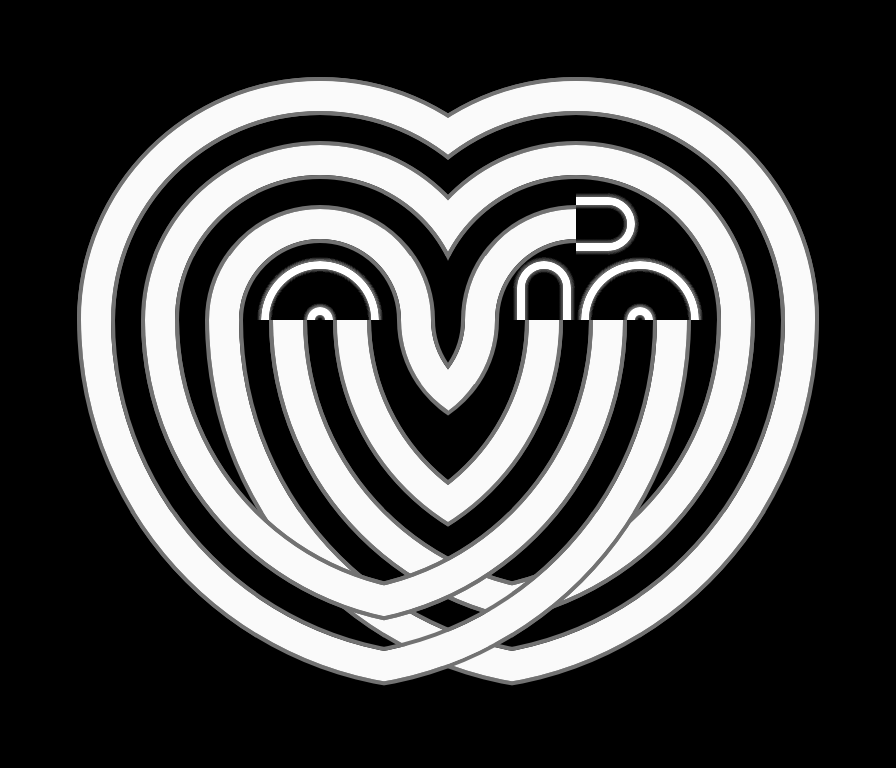

A level layout from a 2D game, rendered from its tile map. Below: a short description, then the map file with its tile-grid data intact:
An orthogonal 14x12 tile map with 64x64 px tiles, 5 tile layers (0, 2, 4, 6, ...).

<map version="1.2" tiledversion="1.2.3" orientation="orthogonal" renderorder="right-down" width="14" height="12" tilewidth="64" tileheight="64" infinite="0" nextlayerid="25" nextobjectid="1">
 <tileset firstgid="1" name="temp-tiles" tilewidth="64" tileheight="64" tilecount="66" columns="11">
  <image source="../assets/temp-tiles.png" trans="eebdfa" width="704" height="384" />
 </tileset>
 <layer id="20" name="0" width="14" height="12">
  <data encoding="csv">
0,0,0,0,0,0,0,0,0,0,0,0,0,0,
0,0,2147483655,2147483654,2147483653,5,6,2147483654,2147483653,5,6,7,0,0,
0,1610612743,2147483666,2147483665,0,0,17,2147483665,0,0,17,18,3758096391,0,
0,1610612742,1610612753,2147483650,2147483649,1,2,2147483650,2147483649,1610612761,0,3758096401,3758096390,0,
0,1610612741,0,1610612737,2147483660,12,3758096385,1610612737,2147483660,0,0,0,3758096389,0,
0,0,0,0,536870920,0,0,0,0,0,0,0,2684354594,0,
0,0,0,0,536870921,536870932,0,0,0,0,0,2684354606,2684354595,0,
0,0,0,0,536870922,536870933,536870944,0,0,0,0,2684354607,2684354596,0,
0,0,0,0,0,3221225494,3221225493,0,0,0,2684354619,2684354608,0,0,
0,0,0,0,3221225521,3221225520,3221225519,3221225518,1073741870,1073741871,1073741872,2684354609,0,0,
0,0,0,0,0,0,3221225508,3221225507,1073741859,1073741860,0,0,0,0,
0,0,0,0,0,0,0,0,0,0,0,0,0,0
</data>
 </layer>
 <layer id="21" name="2" width="14" height="12">
  <data encoding="csv">
0,0,0,0,0,0,0,0,0,0,0,0,0,0,
0,0,0,0,0,0,0,0,0,0,0,0,0,0,
0,0,0,2147483652,2147483651,3,4,2147483652,2147483651,3,4,0,0,0,
0,0,1610612740,2147483663,2147483662,14,15,2147483663,2147483662,14,15,3758096388,0,0,
0,0,1610612739,1610612750,23,2147483671,3758096398,1610612750,3221225497,23,2684354583,3758096387,0,0,
0,0,0,536870946,0,0,536870913,2684354561,0,0,0,2684354568,0,0,
0,0,0,536870947,536870958,0,536870914,1073741826,0,0,2684354580,2684354569,0,0,
0,0,0,536870948,536870959,0,0,0,0,1073741856,2684354581,2684354570,0,0,
0,0,0,0,536870960,3221225531,0,3221225492,1073741844,1073741845,1073741846,0,0,0,
0,0,0,0,0,0,3221225482,3221225481,1073741833,1073741834,0,0,0,0,
0,0,0,0,0,0,0,0,0,0,0,0,0,0,
0,0,0,0,0,0,0,0,0,0,0,0,0,0
</data>
 </layer>
 <layer id="22" name="4" width="14" height="12">
  <data encoding="csv">
0,0,0,0,0,0,0,0,0,0,0,0,0,0,
0,0,0,0,0,0,0,0,0,0,0,0,0,0,
0,0,0,0,0,0,0,0,0,0,0,0,0,0,
0,0,0,0,0,0,0,0,0,0,0,0,0,0,
0,0,0,0,0,0,0,0,0,0,0,0,0,0,
0,0,536870920,0,0,0,0,0,0,2684354568,0,0,0,0,
0,0,536870921,536870932,0,0,0,0,2684354580,2684354569,0,0,0,0,
0,0,536870922,536870933,536870944,0,0,2684354592,2684354581,2684354570,0,0,0,0,
0,0,0,3221225494,3221225493,3221225492,1073741844,1073741845,1073741846,0,0,0,0,0,
0,0,0,0,3221225482,3221225481,1073741833,1073741834,0,0,0,0,0,0,
0,0,0,0,0,0,0,0,0,0,0,0,0,0,
0,0,0,0,0,0,0,0,0,0,0,0,0,0
</data>
 </layer>
 <layer id="23" name="6" width="14" height="12">
  <data encoding="csv">
0,0,0,0,0,0,0,0,0,0,0,0,0,0,
0,0,0,0,0,0,0,0,0,0,0,0,0,0,
0,0,0,0,0,0,0,0,0,0,0,0,0,0,
0,0,0,0,0,0,0,0,0,0,0,0,0,0,
0,0,0,0,0,0,0,0,0,0,0,0,0,0,
0,536870946,0,0,0,0,0,0,0,0,2684354594,0,0,0,
0,536870947,536870958,0,0,0,0,0,0,2684354606,2684354595,0,0,0,
0,536870948,536870959,0,0,0,0,0,0,2684354607,2684354596,0,0,0,
0,0,536870960,536870971,0,0,0,0,2684354619,2684354608,0,0,0,0,
0,0,536870961,3221225520,3221225519,3221225518,1073741870,1073741871,1073741872,2684354609,0,0,0,0,
0,0,0,0,3221225508,3221225507,1073741859,1073741860,0,0,0,0,0,0,
0,0,0,0,0,0,0,0,0,0,0,0,0,0
</data>
 </layer>
 <layer id="24" name="8" width="14" height="12">
  <data encoding="csv">
0,0,0,0,0,0,0,0,0,0,0,0,0,0,
0,0,0,0,0,0,0,0,0,0,0,0,0,0,
0,0,0,0,0,0,0,0,0,0,0,0,0,0,
0,0,0,0,0,0,0,0,0,0,0,0,0,0,
0,0,0,0,0,0,0,0,0,0,3758096398,0,0,0,
0,0,0,0,0,536870917,0,0,2684354565,0,0,0,0,0,
0,0,0,0,0,536870918,536870929,2684354577,2684354566,0,0,0,0,0,
0,0,0,0,0,536870919,536870930,2684354578,2684354567,0,0,0,0,0,
0,0,0,0,0,0,3221225479,1073741831,0,0,0,0,0,0,
0,0,0,0,0,0,0,0,0,0,0,0,0,0,
0,0,0,0,0,0,0,0,0,0,0,0,0,0,
0,0,0,0,0,0,0,0,0,0,0,0,0,0
</data>
 </layer>
</map>
